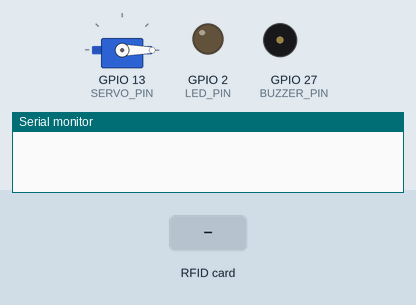
Bench run of a sketch on a simulated ESP32. Shown: servo, output pins drawn as LEDs (lit = HIGH), buzzer (waves = sounding, pin HIGH), the last lines printed to the serial monitor. The inputs (shaded band) are chosen by the test bench.

Above: at 1.2 s.
1.3 s: RFID card 5E 7A 19 C4 held to the reader
At 1.8 s:
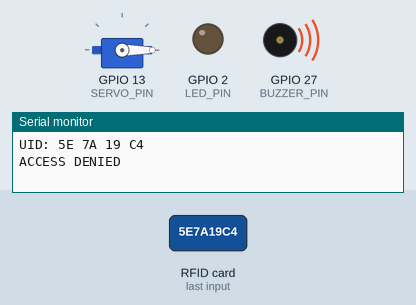
3.3 s: RFID card 7E F6 51 05 held to the reader
At 3.7 s:
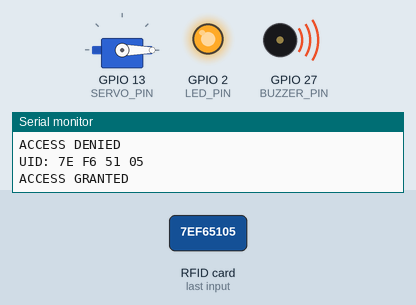
At 4.4 s:
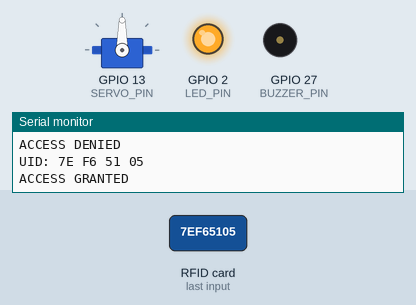
Timing chart, 0 to 8.4 s (numbered marks = the images above; inputs shaded):
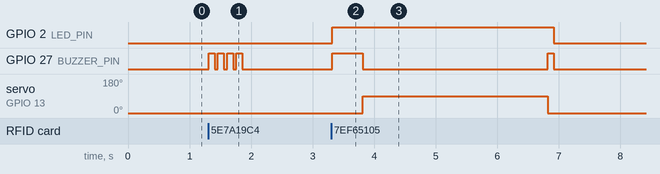

The sketch:

lockbox.ino
```cpp
#include <SPI.h>
#include <MFRC522.h>
#include <ESP32Servo.h>

const byte SS_PIN = 5;
const byte RST_PIN = 22;
const byte SCK_PIN = 18;
const byte MOSI_PIN = 23;
const byte MISO_PIN = 19;


const byte LED_PIN    = 2;
const byte SERVO_PIN  = 13;
const byte BUZZER_PIN = 27;


MFRC522 rfid(SS_PIN, RST_PIN);
Servo lockServo;

const byte KEY[] = {0x7E, 0xF6, 0x51, 0x05};

bool readCard();
void printUID();
bool authorise();

void grantAccess();
void denyAccess();

void unlock();
void lock();

void beep(int duration);
void stopCardCommunication();


void setup() {
  Serial.begin(115200);

  pinMode(LED_PIN, OUTPUT);
  digitalWrite(LED_PIN, LOW);

  pinMode(BUZZER_PIN, OUTPUT);
  digitalWrite(BUZZER_PIN, LOW);

  lockServo.attach(SERVO_PIN);
  lockServo.write(0);

  SPI.begin(SCK_PIN, MISO_PIN, MOSI_PIN, SS_PIN);
  rfid.PCD_Init();
}


void loop() {
  if (!readCard()){
    return;
  }

  printUID();
  bool authorised = authorise();

  if (authorised) {
    grantAccess();
  }
  else {
    denyAccess();
  }

  stopCardCommunication();
  delay(1000);
}


void grantAccess(){
  Serial.println("ACCESS GRANTED");
  unlock();
  delay(3000);
  lock();
}


void denyAccess(){
  Serial.println("ACCESS DENIED");

  for (int i = 0; i < 3; i++) {
    beep(100);
    delay(50);
  }

  lock();
}


void unlock(){
  digitalWrite(LED_PIN, HIGH);
  beep(500);

  lockServo.write(90);
}


void lock(){
  lockServo.write(0);

  beep(100);
  digitalWrite(LED_PIN, LOW);
}


bool readCard(){
    if (!rfid.PICC_IsNewCardPresent()){
        return false;
    }

    if (!rfid.PICC_ReadCardSerial()){
        return false;
    }

    return true;
}


void printUID(){
    Serial.print("UID:");

    for (byte i = 0; i < rfid.uid.size; i++){
        Serial.print(" ");

        if (rfid.uid.uidByte[i] < 0x10){
            Serial.print("0");
        }

        Serial.print(rfid.uid.uidByte[i], HEX);
    }
    Serial.println();
}


bool authorise(){
    if (rfid.uid.size != sizeof(KEY)){
        return false;
    }

    for (byte i = 0; i < rfid.uid.size; i++){
        if (rfid.uid.uidByte[i] != KEY[i]){
            return false;
        }
    }

    return true;
}


void beep(int duration) {
  digitalWrite(BUZZER_PIN, HIGH);
  delay(duration);
  digitalWrite(BUZZER_PIN, LOW);
}


void stopCardCommunication(){
  rfid.PICC_HaltA();
  rfid.PCD_StopCrypto1();
} 
```

Measured:
- after the input at 1.3 s, GPIO 27 (BUZZER_PIN): alternates HIGH for 0.10 s and LOW for 0.05 s, 8 changes in all, then stays LOW, starting at once
- after the input at 3.3 s, GPIO 2 (LED_PIN): LOW → HIGH at once, → LOW 3.6 s later; GPIO 27 (BUZZER_PIN): LOW → HIGH at once, → LOW 0.50 s later, → HIGH 3.0 s later, → LOW 0.10 s later; servo on GPIO 13 (SERVO_PIN): 0° → 90° after 0.51 s, → 0° 3.0 s later
